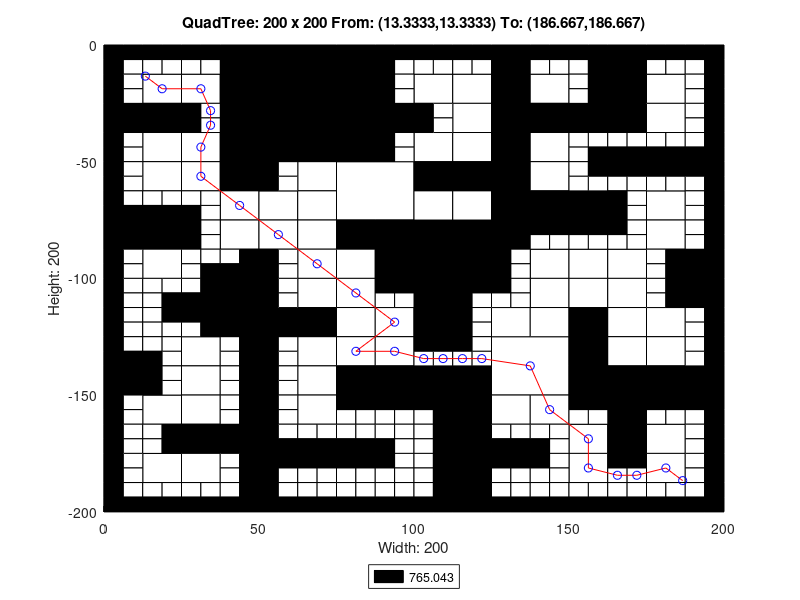

Source code (MATLAB):
axis([0 200 -200 0]);
title('QuadTree: 200 x 200 From: (13.3333,13.3333) To: (186.667,186.667)');
xlabel('Width: 200');
ylabel('Height: 200');
rectangle('Position',[50 -25 25 25], 'FaceColor',[0 0 0]);
rectangle('Position',[50 -50 25 25], 'FaceColor',[0 0 0]);
rectangle('Position',[75 -75 25 25], 'FaceColor',[1 1 1]);
rectangle('Position',[100 -100 25 25], 'FaceColor',[0 0 0]);
rectangle('Position',[125 -150 25 25], 'FaceColor',[1 1 1]);
rectangle('Position',[12.5 -25 12.5 12.5], 'FaceColor',[1 1 1]);
rectangle('Position',[37.5 -12.5 12.5 12.5], 'FaceColor',[0 0 0]);
rectangle('Position',[25 -25 12.5 12.5], 'FaceColor',[1 1 1]);
rectangle('Position',[37.5 -25 12.5 12.5], 'FaceColor',[0 0 0]);
rectangle('Position',[0 -37.5 12.5 12.5], 'FaceColor',[0 0 0]);
rectangle('Position',[12.5 -37.5 12.5 12.5], 'FaceColor',[0 0 0]);
rectangle('Position',[12.5 -50 12.5 12.5], 'FaceColor',[1 1 1]);
rectangle('Position',[37.5 -37.5 12.5 12.5], 'FaceColor',[0 0 0]);
rectangle('Position',[25 -50 12.5 12.5], 'FaceColor',[1 1 1]);
rectangle('Position',[37.5 -50 12.5 12.5], 'FaceColor',[0 0 0]);
rectangle('Position',[75 -12.5 12.5 12.5], 'FaceColor',[0 0 0]);
rectangle('Position',[75 -25 12.5 12.5], 'FaceColor',[0 0 0]);
rectangle('Position',[75 -37.5 12.5 12.5], 'FaceColor',[0 0 0]);
rectangle('Position',[87.5 -37.5 12.5 12.5], 'FaceColor',[0 0 0]);
rectangle('Position',[75 -50 12.5 12.5], 'FaceColor',[0 0 0]);
rectangle('Position',[12.5 -62.5 12.5 12.5], 'FaceColor',[1 1 1]);
rectangle('Position',[25 -62.5 12.5 12.5], 'FaceColor',[1 1 1]);
rectangle('Position',[37.5 -62.5 12.5 12.5], 'FaceColor',[0 0 0]);
rectangle('Position',[37.5 -75 12.5 12.5], 'FaceColor',[1 1 1]);
rectangle('Position',[0 -87.5 12.5 12.5], 'FaceColor',[0 0 0]);
rectangle('Position',[12.5 -87.5 12.5 12.5], 'FaceColor',[0 0 0]);
rectangle('Position',[12.5 -100 12.5 12.5], 'FaceColor',[1 1 1]);
rectangle('Position',[37.5 -87.5 12.5 12.5], 'FaceColor',[1 1 1]);
rectangle('Position',[62.5 -62.5 12.5 12.5], 'FaceColor',[1 1 1]);
rectangle('Position',[50 -75 12.5 12.5], 'FaceColor',[1 1 1]);
rectangle('Position',[62.5 -75 12.5 12.5], 'FaceColor',[1 1 1]);
rectangle('Position',[50 -87.5 12.5 12.5], 'FaceColor',[1 1 1]);
rectangle('Position',[62.5 -87.5 12.5 12.5], 'FaceColor',[1 1 1]);
rectangle('Position',[62.5 -100 12.5 12.5], 'FaceColor',[1 1 1]);
rectangle('Position',[75 -87.5 12.5 12.5], 'FaceColor',[0 0 0]);
rectangle('Position',[87.5 -87.5 12.5 12.5], 'FaceColor',[0 0 0]);
rectangle('Position',[75 -100 12.5 12.5], 'FaceColor',[1 1 1]);
rectangle('Position',[87.5 -100 12.5 12.5], 'FaceColor',[0 0 0]);
rectangle('Position',[100 -25 12.5 12.5], 'FaceColor',[1 1 1]);
rectangle('Position',[112.5 -25 12.5 12.5], 'FaceColor',[1 1 1]);
rectangle('Position',[125 -12.5 12.5 12.5], 'FaceColor',[0 0 0]);
rectangle('Position',[125 -25 12.5 12.5], 'FaceColor',[0 0 0]);
rectangle('Position',[137.5 -25 12.5 12.5], 'FaceColor',[1 1 1]);
rectangle('Position',[112.5 -37.5 12.5 12.5], 'FaceColor',[1 1 1]);
rectangle('Position',[100 -50 12.5 12.5], 'FaceColor',[1 1 1]);
rectangle('Position',[112.5 -50 12.5 12.5], 'FaceColor',[1 1 1]);
rectangle('Position',[125 -37.5 12.5 12.5], 'FaceColor',[0 0 0]);
rectangle('Position',[137.5 -37.5 12.5 12.5], 'FaceColor',[0 0 0]);
rectangle('Position',[125 -50 12.5 12.5], 'FaceColor',[0 0 0]);
rectangle('Position',[137.5 -50 12.5 12.5], 'FaceColor',[1 1 1]);
rectangle('Position',[162.5 -12.5 12.5 12.5], 'FaceColor',[0 0 0]);
rectangle('Position',[162.5 -25 12.5 12.5], 'FaceColor',[0 0 0]);
rectangle('Position',[175 -25 12.5 12.5], 'FaceColor',[1 1 1]);
rectangle('Position',[150 -37.5 12.5 12.5], 'FaceColor',[0 0 0]);
rectangle('Position',[162.5 -37.5 12.5 12.5], 'FaceColor',[0 0 0]);
rectangle('Position',[175 -37.5 12.5 12.5], 'FaceColor',[1 1 1]);
rectangle('Position',[100 -62.5 12.5 12.5], 'FaceColor',[0 0 0]);
rectangle('Position',[112.5 -62.5 12.5 12.5], 'FaceColor',[0 0 0]);
rectangle('Position',[100 -75 12.5 12.5], 'FaceColor',[1 1 1]);
rectangle('Position',[112.5 -75 12.5 12.5], 'FaceColor',[1 1 1]);
rectangle('Position',[125 -62.5 12.5 12.5], 'FaceColor',[0 0 0]);
rectangle('Position',[137.5 -62.5 12.5 12.5], 'FaceColor',[1 1 1]);
rectangle('Position',[125 -75 12.5 12.5], 'FaceColor',[0 0 0]);
rectangle('Position',[137.5 -75 12.5 12.5], 'FaceColor',[0 0 0]);
rectangle('Position',[125 -87.5 12.5 12.5], 'FaceColor',[0 0 0]);
rectangle('Position',[137.5 -100 12.5 12.5], 'FaceColor',[1 1 1]);
rectangle('Position',[150 -75 12.5 12.5], 'FaceColor',[0 0 0]);
rectangle('Position',[175 -75 12.5 12.5], 'FaceColor',[1 1 1]);
rectangle('Position',[150 -100 12.5 12.5], 'FaceColor',[1 1 1]);
rectangle('Position',[162.5 -100 12.5 12.5], 'FaceColor',[1 1 1]);
rectangle('Position',[175 -87.5 12.5 12.5], 'FaceColor',[1 1 1]);
rectangle('Position',[187.5 -100 12.5 12.5], 'FaceColor',[0 0 0]);
rectangle('Position',[37.5 -112.5 12.5 12.5], 'FaceColor',[0 0 0]);
rectangle('Position',[37.5 -125 12.5 12.5], 'FaceColor',[0 0 0]);
rectangle('Position',[0 -150 12.5 12.5], 'FaceColor',[0 0 0]);
rectangle('Position',[25 -137.5 12.5 12.5], 'FaceColor',[1 1 1]);
rectangle('Position',[25 -150 12.5 12.5], 'FaceColor',[1 1 1]);
rectangle('Position',[62.5 -112.5 12.5 12.5], 'FaceColor',[1 1 1]);
rectangle('Position',[50 -125 12.5 12.5], 'FaceColor',[0 0 0]);
rectangle('Position',[62.5 -125 12.5 12.5], 'FaceColor',[0 0 0]);
rectangle('Position',[75 -112.5 12.5 12.5], 'FaceColor',[1 1 1]);
rectangle('Position',[75 -125 12.5 12.5], 'FaceColor',[1 1 1]);
rectangle('Position',[87.5 -125 12.5 12.5], 'FaceColor',[1 1 1]);
rectangle('Position',[62.5 -137.5 12.5 12.5], 'FaceColor',[1 1 1]);
rectangle('Position',[62.5 -150 12.5 12.5], 'FaceColor',[1 1 1]);
rectangle('Position',[75 -137.5 12.5 12.5], 'FaceColor',[1 1 1]);
rectangle('Position',[87.5 -137.5 12.5 12.5], 'FaceColor',[1 1 1]);
rectangle('Position',[75 -150 12.5 12.5], 'FaceColor',[0 0 0]);
rectangle('Position',[87.5 -150 12.5 12.5], 'FaceColor',[0 0 0]);
rectangle('Position',[12.5 -162.5 12.5 12.5], 'FaceColor',[1 1 1]);
rectangle('Position',[25 -162.5 12.5 12.5], 'FaceColor',[1 1 1]);
rectangle('Position',[25 -175 12.5 12.5], 'FaceColor',[0 0 0]);
rectangle('Position',[37.5 -175 12.5 12.5], 'FaceColor',[0 0 0]);
rectangle('Position',[12.5 -187.5 12.5 12.5], 'FaceColor',[1 1 1]);
rectangle('Position',[25 -187.5 12.5 12.5], 'FaceColor',[1 1 1]);
rectangle('Position',[62.5 -162.5 12.5 12.5], 'FaceColor',[1 1 1]);
rectangle('Position',[100 -112.5 12.5 12.5], 'FaceColor',[0 0 0]);
rectangle('Position',[100 -125 12.5 12.5], 'FaceColor',[0 0 0]);
rectangle('Position',[137.5 -112.5 12.5 12.5], 'FaceColor',[1 1 1]);
rectangle('Position',[125 -125 12.5 12.5], 'FaceColor',[1 1 1]);
rectangle('Position',[137.5 -125 12.5 12.5], 'FaceColor',[1 1 1]);
rectangle('Position',[100 -150 12.5 12.5], 'FaceColor',[0 0 0]);
rectangle('Position',[112.5 -150 12.5 12.5], 'FaceColor',[0 0 0]);
rectangle('Position',[150 -112.5 12.5 12.5], 'FaceColor',[1 1 1]);
rectangle('Position',[162.5 -112.5 12.5 12.5], 'FaceColor',[1 1 1]);
rectangle('Position',[150 -125 12.5 12.5], 'FaceColor',[0 0 0]);
rectangle('Position',[162.5 -125 12.5 12.5], 'FaceColor',[1 1 1]);
rectangle('Position',[187.5 -112.5 12.5 12.5], 'FaceColor',[0 0 0]);
rectangle('Position',[175 -125 12.5 12.5], 'FaceColor',[1 1 1]);
rectangle('Position',[150 -137.5 12.5 12.5], 'FaceColor',[0 0 0]);
rectangle('Position',[162.5 -137.5 12.5 12.5], 'FaceColor',[1 1 1]);
rectangle('Position',[150 -150 12.5 12.5], 'FaceColor',[0 0 0]);
rectangle('Position',[162.5 -150 12.5 12.5], 'FaceColor',[0 0 0]);
rectangle('Position',[175 -137.5 12.5 12.5], 'FaceColor',[1 1 1]);
rectangle('Position',[175 -150 12.5 12.5], 'FaceColor',[0 0 0]);
rectangle('Position',[187.5 -150 12.5 12.5], 'FaceColor',[0 0 0]);
rectangle('Position',[112.5 -162.5 12.5 12.5], 'FaceColor',[0 0 0]);
rectangle('Position',[112.5 -175 12.5 12.5], 'FaceColor',[0 0 0]);
rectangle('Position',[125 -162.5 12.5 12.5], 'FaceColor',[1 1 1]);
rectangle('Position',[137.5 -162.5 12.5 12.5], 'FaceColor',[1 1 1]);
rectangle('Position',[112.5 -187.5 12.5 12.5], 'FaceColor',[0 0 0]);
rectangle('Position',[112.5 -200 12.5 12.5], 'FaceColor',[0 0 0]);
rectangle('Position',[162.5 -162.5 12.5 12.5], 'FaceColor',[0 0 0]);
rectangle('Position',[150 -175 12.5 12.5], 'FaceColor',[1 1 1]);
rectangle('Position',[162.5 -175 12.5 12.5], 'FaceColor',[0 0 0]);
rectangle('Position',[175 -175 12.5 12.5], 'FaceColor',[1 1 1]);
rectangle('Position',[150 -187.5 12.5 12.5], 'FaceColor',[1 1 1]);
rectangle('Position',[175 -187.5 12.5 12.5], 'FaceColor',[1 1 1]);
rectangle('Position',[0 -6.25 6.25 6.25], 'FaceColor',[0 0 0]);
rectangle('Position',[6.25 -6.25 6.25 6.25], 'FaceColor',[0 0 0]);
rectangle('Position',[0 -12.5 6.25 6.25], 'FaceColor',[0 0 0]);
rectangle('Position',[6.25 -12.5 6.25 6.25], 'FaceColor',[1 1 1]);
rectangle('Position',[12.5 -6.25 6.25 6.25], 'FaceColor',[0 0 0]);
rectangle('Position',[18.75 -6.25 6.25 6.25], 'FaceColor',[0 0 0]);
rectangle('Position',[12.5 -12.5 6.25 6.25], 'FaceColor',[1 1 1]);
rectangle('Position',[18.75 -12.5 6.25 6.25], 'FaceColor',[1 1 1]);
rectangle('Position',[0 -18.75 6.25 6.25], 'FaceColor',[0 0 0]);
rectangle('Position',[6.25 -18.75 6.25 6.25], 'FaceColor',[1 1 1]);
rectangle('Position',[0 -25 6.25 6.25], 'FaceColor',[0 0 0]);
rectangle('Position',[6.25 -25 6.25 6.25], 'FaceColor',[1 1 1]);
rectangle('Position',[25 -6.25 6.25 6.25], 'FaceColor',[0 0 0]);
rectangle('Position',[31.25 -6.25 6.25 6.25], 'FaceColor',[0 0 0]);
rectangle('Position',[25 -12.5 6.25 6.25], 'FaceColor',[1 1 1]);
rectangle('Position',[31.25 -12.5 6.25 6.25], 'FaceColor',[1 1 1]);
rectangle('Position',[0 -43.75 6.25 6.25], 'FaceColor',[0 0 0]);
rectangle('Position',[6.25 -43.75 6.25 6.25], 'FaceColor',[1 1 1]);
rectangle('Position',[0 -50 6.25 6.25], 'FaceColor',[0 0 0]);
rectangle('Position',[6.25 -50 6.25 6.25], 'FaceColor',[1 1 1]);
rectangle('Position',[25 -31.25 6.25 6.25], 'FaceColor',[0 0 0]);
rectangle('Position',[31.25 -31.25 6.25 6.25], 'FaceColor',[1 1 1]);
rectangle('Position',[25 -37.5 6.25 6.25], 'FaceColor',[0 0 0]);
rectangle('Position',[31.25 -37.5 6.25 6.25], 'FaceColor',[1 1 1]);
rectangle('Position',[87.5 -6.25 6.25 6.25], 'FaceColor',[0 0 0]);
rectangle('Position',[93.75 -6.25 6.25 6.25], 'FaceColor',[0 0 0]);
rectangle('Position',[87.5 -12.5 6.25 6.25], 'FaceColor',[0 0 0]);
rectangle('Position',[93.75 -12.5 6.25 6.25], 'FaceColor',[1 1 1]);
rectangle('Position',[87.5 -18.75 6.25 6.25], 'FaceColor',[0 0 0]);
rectangle('Position',[93.75 -18.75 6.25 6.25], 'FaceColor',[1 1 1]);
rectangle('Position',[87.5 -25 6.25 6.25], 'FaceColor',[0 0 0]);
rectangle('Position',[93.75 -25 6.25 6.25], 'FaceColor',[1 1 1]);
rectangle('Position',[87.5 -43.75 6.25 6.25], 'FaceColor',[0 0 0]);
rectangle('Position',[93.75 -43.75 6.25 6.25], 'FaceColor',[1 1 1]);
rectangle('Position',[87.5 -50 6.25 6.25], 'FaceColor',[0 0 0]);
rectangle('Position',[93.75 -50 6.25 6.25], 'FaceColor',[1 1 1]);
rectangle('Position',[0 -56.25 6.25 6.25], 'FaceColor',[0 0 0]);
rectangle('Position',[6.25 -56.25 6.25 6.25], 'FaceColor',[1 1 1]);
rectangle('Position',[0 -62.5 6.25 6.25], 'FaceColor',[0 0 0]);
rectangle('Position',[6.25 -62.5 6.25 6.25], 'FaceColor',[1 1 1]);
rectangle('Position',[0 -68.75 6.25 6.25], 'FaceColor',[0 0 0]);
rectangle('Position',[6.25 -68.75 6.25 6.25], 'FaceColor',[1 1 1]);
rectangle('Position',[0 -75 6.25 6.25], 'FaceColor',[0 0 0]);
rectangle('Position',[6.25 -75 6.25 6.25], 'FaceColor',[0 0 0]);
rectangle('Position',[12.5 -68.75 6.25 6.25], 'FaceColor',[1 1 1]);
rectangle('Position',[18.75 -68.75 6.25 6.25], 'FaceColor',[1 1 1]);
rectangle('Position',[12.5 -75 6.25 6.25], 'FaceColor',[0 0 0]);
rectangle('Position',[18.75 -75 6.25 6.25], 'FaceColor',[0 0 0]);
rectangle('Position',[25 -68.75 6.25 6.25], 'FaceColor',[1 1 1]);
rectangle('Position',[31.25 -68.75 6.25 6.25], 'FaceColor',[1 1 1]);
rectangle('Position',[25 -75 6.25 6.25], 'FaceColor',[0 0 0]);
rectangle('Position',[31.25 -75 6.25 6.25], 'FaceColor',[1 1 1]);
rectangle('Position',[0 -93.75 6.25 6.25], 'FaceColor',[0 0 0]);
rectangle('Position',[6.25 -93.75 6.25 6.25], 'FaceColor',[1 1 1]);
rectangle('Position',[0 -100 6.25 6.25], 'FaceColor',[0 0 0]);
rectangle('Position',[6.25 -100 6.25 6.25], 'FaceColor',[1 1 1]);
rectangle('Position',[25 -81.25 6.25 6.25], 'FaceColor',[0 0 0]);
rectangle('Position',[31.25 -81.25 6.25 6.25], 'FaceColor',[1 1 1]);
rectangle('Position',[25 -87.5 6.25 6.25], 'FaceColor',[0 0 0]);
rectangle('Position',[31.25 -87.5 6.25 6.25], 'FaceColor',[1 1 1]);
rectangle('Position',[25 -93.75 6.25 6.25], 'FaceColor',[1 1 1]);
rectangle('Position',[31.25 -93.75 6.25 6.25], 'FaceColor',[1 1 1]);
rectangle('Position',[25 -100 6.25 6.25], 'FaceColor',[1 1 1]);
rectangle('Position',[31.25 -100 6.25 6.25], 'FaceColor',[0 0 0]);
rectangle('Position',[37.5 -93.75 6.25 6.25], 'FaceColor',[1 1 1]);
rectangle('Position',[43.75 -93.75 6.25 6.25], 'FaceColor',[0 0 0]);
rectangle('Position',[37.5 -100 6.25 6.25], 'FaceColor',[0 0 0]);
rectangle('Position',[43.75 -100 6.25 6.25], 'FaceColor',[0 0 0]);
rectangle('Position',[50 -56.25 6.25 6.25], 'FaceColor',[0 0 0]);
rectangle('Position',[56.25 -56.25 6.25 6.25], 'FaceColor',[1 1 1]);
rectangle('Position',[50 -62.5 6.25 6.25], 'FaceColor',[0 0 0]);
rectangle('Position',[56.25 -62.5 6.25 6.25], 'FaceColor',[1 1 1]);
rectangle('Position',[50 -93.75 6.25 6.25], 'FaceColor',[0 0 0]);
rectangle('Position',[56.25 -93.75 6.25 6.25], 'FaceColor',[1 1 1]);
rectangle('Position',[50 -100 6.25 6.25], 'FaceColor',[0 0 0]);
rectangle('Position',[56.25 -100 6.25 6.25], 'FaceColor',[1 1 1]);
rectangle('Position',[100 -6.25 6.25 6.25], 'FaceColor',[0 0 0]);
rectangle('Position',[106.25 -6.25 6.25 6.25], 'FaceColor',[0 0 0]);
rectangle('Position',[100 -12.5 6.25 6.25], 'FaceColor',[1 1 1]);
rectangle('Position',[106.25 -12.5 6.25 6.25], 'FaceColor',[1 1 1]);
rectangle('Position',[112.5 -6.25 6.25 6.25], 'FaceColor',[0 0 0]);
rectangle('Position',[118.75 -6.25 6.25 6.25], 'FaceColor',[0 0 0]);
rectangle('Position',[112.5 -12.5 6.25 6.25], 'FaceColor',[1 1 1]);
rectangle('Position',[118.75 -12.5 6.25 6.25], 'FaceColor',[1 1 1]);
rectangle('Position',[137.5 -6.25 6.25 6.25], 'FaceColor',[0 0 0]);
rectangle('Position',[143.75 -6.25 6.25 6.25], 'FaceColor',[0 0 0]);
rectangle('Position',[137.5 -12.5 6.25 6.25], 'FaceColor',[1 1 1]);
rectangle('Position',[143.75 -12.5 6.25 6.25], 'FaceColor',[1 1 1]);
rectangle('Position',[100 -31.25 6.25 6.25], 'FaceColor',[0 0 0]);
rectangle('Position',[106.25 -31.25 6.25 6.25], 'FaceColor',[1 1 1]);
rectangle('Position',[100 -37.5 6.25 6.25], 'FaceColor',[0 0 0]);
rectangle('Position',[106.25 -37.5 6.25 6.25], 'FaceColor',[1 1 1]);
rectangle('Position',[150 -6.25 6.25 6.25], 'FaceColor',[0 0 0]);
rectangle('Position',[156.25 -6.25 6.25 6.25], 'FaceColor',[0 0 0]);
rectangle('Position',[150 -12.5 6.25 6.25], 'FaceColor',[1 1 1]);
rectangle('Position',[156.25 -12.5 6.25 6.25], 'FaceColor',[0 0 0]);
rectangle('Position',[150 -18.75 6.25 6.25], 'FaceColor',[1 1 1]);
rectangle('Position',[156.25 -18.75 6.25 6.25], 'FaceColor',[0 0 0]);
rectangle('Position',[150 -25 6.25 6.25], 'FaceColor',[1 1 1]);
rectangle('Position',[156.25 -25 6.25 6.25], 'FaceColor',[0 0 0]);
rectangle('Position',[175 -6.25 6.25 6.25], 'FaceColor',[0 0 0]);
rectangle('Position',[181.25 -6.25 6.25 6.25], 'FaceColor',[0 0 0]);
rectangle('Position',[175 -12.5 6.25 6.25], 'FaceColor',[1 1 1]);
rectangle('Position',[181.25 -12.5 6.25 6.25], 'FaceColor',[1 1 1]);
rectangle('Position',[187.5 -6.25 6.25 6.25], 'FaceColor',[0 0 0]);
rectangle('Position',[193.75 -6.25 6.25 6.25], 'FaceColor',[0 0 0]);
rectangle('Position',[187.5 -12.5 6.25 6.25], 'FaceColor',[1 1 1]);
rectangle('Position',[193.75 -12.5 6.25 6.25], 'FaceColor',[0 0 0]);
rectangle('Position',[187.5 -18.75 6.25 6.25], 'FaceColor',[1 1 1]);
rectangle('Position',[193.75 -18.75 6.25 6.25], 'FaceColor',[0 0 0]);
rectangle('Position',[187.5 -25 6.25 6.25], 'FaceColor',[1 1 1]);
rectangle('Position',[193.75 -25 6.25 6.25], 'FaceColor',[0 0 0]);
rectangle('Position',[150 -43.75 6.25 6.25], 'FaceColor',[1 1 1]);
rectangle('Position',[156.25 -43.75 6.25 6.25], 'FaceColor',[1 1 1]);
rectangle('Position',[150 -50 6.25 6.25], 'FaceColor',[1 1 1]);
rectangle('Position',[156.25 -50 6.25 6.25], 'FaceColor',[0 0 0]);
rectangle('Position',[162.5 -43.75 6.25 6.25], 'FaceColor',[1 1 1]);
rectangle('Position',[168.75 -43.75 6.25 6.25], 'FaceColor',[1 1 1]);
rectangle('Position',[162.5 -50 6.25 6.25], 'FaceColor',[0 0 0]);
rectangle('Position',[168.75 -50 6.25 6.25], 'FaceColor',[0 0 0]);
rectangle('Position',[187.5 -31.25 6.25 6.25], 'FaceColor',[1 1 1]);
rectangle('Position',[193.75 -31.25 6.25 6.25], 'FaceColor',[0 0 0]);
rectangle('Position',[187.5 -37.5 6.25 6.25], 'FaceColor',[1 1 1]);
rectangle('Position',[193.75 -37.5 6.25 6.25], 'FaceColor',[0 0 0]);
rectangle('Position',[175 -43.75 6.25 6.25], 'FaceColor',[1 1 1]);
rectangle('Position',[181.25 -43.75 6.25 6.25], 'FaceColor',[1 1 1]);
rectangle('Position',[175 -50 6.25 6.25], 'FaceColor',[0 0 0]);
rectangle('Position',[181.25 -50 6.25 6.25], 'FaceColor',[0 0 0]);
rectangle('Position',[187.5 -43.75 6.25 6.25], 'FaceColor',[1 1 1]);
rectangle('Position',[193.75 -43.75 6.25 6.25], 'FaceColor',[0 0 0]);
rectangle('Position',[187.5 -50 6.25 6.25], 'FaceColor',[0 0 0]);
rectangle('Position',[193.75 -50 6.25 6.25], 'FaceColor',[0 0 0]);
rectangle('Position',[137.5 -81.25 6.25 6.25], 'FaceColor',[0 0 0]);
rectangle('Position',[143.75 -81.25 6.25 6.25], 'FaceColor',[0 0 0]);
rectangle('Position',[137.5 -87.5 6.25 6.25], 'FaceColor',[1 1 1]);
rectangle('Position',[143.75 -87.5 6.25 6.25], 'FaceColor',[1 1 1]);
rectangle('Position',[125 -93.75 6.25 6.25], 'FaceColor',[0 0 0]);
rectangle('Position',[131.25 -93.75 6.25 6.25], 'FaceColor',[1 1 1]);
rectangle('Position',[125 -100 6.25 6.25], 'FaceColor',[0 0 0]);
rectangle('Position',[131.25 -100 6.25 6.25], 'FaceColor',[1 1 1]);
rectangle('Position',[150 -56.25 6.25 6.25], 'FaceColor',[1 1 1]);
rectangle('Position',[156.25 -56.25 6.25 6.25], 'FaceColor',[0 0 0]);
rectangle('Position',[150 -62.5 6.25 6.25], 'FaceColor',[1 1 1]);
rectangle('Position',[156.25 -62.5 6.25 6.25], 'FaceColor',[1 1 1]);
rectangle('Position',[162.5 -56.25 6.25 6.25], 'FaceColor',[0 0 0]);
rectangle('Position',[168.75 -56.25 6.25 6.25], 'FaceColor',[0 0 0]);
rectangle('Position',[162.5 -62.5 6.25 6.25], 'FaceColor',[1 1 1]);
rectangle('Position',[168.75 -62.5 6.25 6.25], 'FaceColor',[1 1 1]);
rectangle('Position',[162.5 -68.75 6.25 6.25], 'FaceColor',[0 0 0]);
rectangle('Position',[168.75 -68.75 6.25 6.25], 'FaceColor',[1 1 1]);
rectangle('Position',[162.5 -75 6.25 6.25], 'FaceColor',[0 0 0]);
rectangle('Position',[168.75 -75 6.25 6.25], 'FaceColor',[1 1 1]);
rectangle('Position',[175 -56.25 6.25 6.25], 'FaceColor',[0 0 0]);
rectangle('Position',[181.25 -56.25 6.25 6.25], 'FaceColor',[0 0 0]);
rectangle('Position',[175 -62.5 6.25 6.25], 'FaceColor',[1 1 1]);
rectangle('Position',[181.25 -62.5 6.25 6.25], 'FaceColor',[1 1 1]);
rectangle('Position',[187.5 -56.25 6.25 6.25], 'FaceColor',[0 0 0]);
rectangle('Position',[193.75 -56.25 6.25 6.25], 'FaceColor',[0 0 0]);
rectangle('Position',[187.5 -62.5 6.25 6.25], 'FaceColor',[1 1 1]);
rectangle('Position',[193.75 -62.5 6.25 6.25], 'FaceColor',[0 0 0]);
rectangle('Position',[187.5 -68.75 6.25 6.25], 'FaceColor',[1 1 1]);
rectangle('Position',[193.75 -68.75 6.25 6.25], 'FaceColor',[0 0 0]);
rectangle('Position',[187.5 -75 6.25 6.25], 'FaceColor',[1 1 1]);
rectangle('Position',[193.75 -75 6.25 6.25], 'FaceColor',[0 0 0]);
rectangle('Position',[150 -81.25 6.25 6.25], 'FaceColor',[0 0 0]);
rectangle('Position',[156.25 -81.25 6.25 6.25], 'FaceColor',[0 0 0]);
rectangle('Position',[150 -87.5 6.25 6.25], 'FaceColor',[1 1 1]);
rectangle('Position',[156.25 -87.5 6.25 6.25], 'FaceColor',[1 1 1]);
rectangle('Position',[162.5 -81.25 6.25 6.25], 'FaceColor',[0 0 0]);
rectangle('Position',[168.75 -81.25 6.25 6.25], 'FaceColor',[1 1 1]);
rectangle('Position',[162.5 -87.5 6.25 6.25], 'FaceColor',[1 1 1]);
rectangle('Position',[168.75 -87.5 6.25 6.25], 'FaceColor',[1 1 1]);
rectangle('Position',[187.5 -81.25 6.25 6.25], 'FaceColor',[1 1 1]);
rectangle('Position',[193.75 -81.25 6.25 6.25], 'FaceColor',[0 0 0]);
rectangle('Position',[187.5 -87.5 6.25 6.25], 'FaceColor',[1 1 1]);
rectangle('Position',[193.75 -87.5 6.25 6.25], 'FaceColor',[0 0 0]);
rectangle('Position',[175 -93.75 6.25 6.25], 'FaceColor',[1 1 1]);
rectangle('Position',[181.25 -93.75 6.25 6.25], 'FaceColor',[0 0 0]);
rectangle('Position',[175 -100 6.25 6.25], 'FaceColor',[1 1 1]);
rectangle('Position',[181.25 -100 6.25 6.25], 'FaceColor',[0 0 0]);
rectangle('Position',[0 -106.25 6.25 6.25], 'FaceColor',[0 0 0]);
rectangle('Position',[6.25 -106.25 6.25 6.25], 'FaceColor',[1 1 1]);
rectangle('Position',[0 -112.5 6.25 6.25], 'FaceColor',[0 0 0]);
rectangle('Position',[6.25 -112.5 6.25 6.25], 'FaceColor',[1 1 1]);
rectangle('Position',[12.5 -106.25 6.25 6.25], 'FaceColor',[1 1 1]);
rectangle('Position',[18.75 -106.25 6.25 6.25], 'FaceColor',[1 1 1]);
rectangle('Position',[12.5 -112.5 6.25 6.25], 'FaceColor',[1 1 1]);
rectangle('Position',[18.75 -112.5 6.25 6.25], 'FaceColor',[0 0 0]);
rectangle('Position',[0 -118.75 6.25 6.25], 'FaceColor',[0 0 0]);
rectangle('Position',[6.25 -118.75 6.25 6.25], 'FaceColor',[1 1 1]);
rectangle('Position',[0 -125 6.25 6.25], 'FaceColor',[0 0 0]);
rectangle('Position',[6.25 -125 6.25 6.25], 'FaceColor',[1 1 1]);
rectangle('Position',[12.5 -118.75 6.25 6.25], 'FaceColor',[1 1 1]);
rectangle('Position',[18.75 -118.75 6.25 6.25], 'FaceColor',[0 0 0]);
rectangle('Position',[12.5 -125 6.25 6.25], 'FaceColor',[1 1 1]);
rectangle('Position',[18.75 -125 6.25 6.25], 'FaceColor',[1 1 1]);
rectangle('Position',[25 -106.25 6.25 6.25], 'FaceColor',[1 1 1]);
rectangle('Position',[31.25 -106.25 6.25 6.25], 'FaceColor',[0 0 0]);
rectangle('Position',[25 -112.5 6.25 6.25], 'FaceColor',[0 0 0]);
rectangle('Position',[31.25 -112.5 6.25 6.25], 'FaceColor',[0 0 0]);
rectangle('Position',[25 -118.75 6.25 6.25], 'FaceColor',[0 0 0]);
rectangle('Position',[31.25 -118.75 6.25 6.25], 'FaceColor',[0 0 0]);
rectangle('Position',[25 -125 6.25 6.25], 'FaceColor',[1 1 1]);
rectangle('Position',[31.25 -125 6.25 6.25], 'FaceColor',[0 0 0]);
rectangle('Position',[0 -131.25 6.25 6.25], 'FaceColor',[0 0 0]);
rectangle('Position',[6.25 -131.25 6.25 6.25], 'FaceColor',[1 1 1]);
rectangle('Position',[0 -137.5 6.25 6.25], 'FaceColor',[0 0 0]);
rectangle('Position',[6.25 -137.5 6.25 6.25], 'FaceColor',[0 0 0]);
rectangle('Position',[12.5 -131.25 6.25 6.25], 'FaceColor',[1 1 1]);
rectangle('Position',[18.75 -131.25 6.25 6.25], 'FaceColor',[1 1 1]);
rectangle('Position',[12.5 -137.5 6.25 6.25], 'FaceColor',[0 0 0]);
rectangle('Position',[18.75 -137.5 6.25 6.25], 'FaceColor',[1 1 1]);
rectangle('Position',[12.5 -143.75 6.25 6.25], 'FaceColor',[0 0 0]);
rectangle('Position',[18.75 -143.75 6.25 6.25], 'FaceColor',[1 1 1]);
rectangle('Position',[12.5 -150 6.25 6.25], 'FaceColor',[0 0 0]);
rectangle('Position',[18.75 -150 6.25 6.25], 'FaceColor',[1 1 1]);
rectangle('Position',[37.5 -131.25 6.25 6.25], 'FaceColor',[1 1 1]);
rectangle('Position',[43.75 -131.25 6.25 6.25], 'FaceColor',[0 0 0]);
rectangle('Position',[37.5 -137.5 6.25 6.25], 'FaceColor',[1 1 1]);
rectangle('Position',[43.75 -137.5 6.25 6.25], 'FaceColor',[0 0 0]);
rectangle('Position',[37.5 -143.75 6.25 6.25], 'FaceColor',[1 1 1]);
rectangle('Position',[43.75 -143.75 6.25 6.25], 'FaceColor',[0 0 0]);
rectangle('Position',[37.5 -150 6.25 6.25], 'FaceColor',[1 1 1]);
rectangle('Position',[43.75 -150 6.25 6.25], 'FaceColor',[0 0 0]);
rectangle('Position',[50 -106.25 6.25 6.25], 'FaceColor',[0 0 0]);
rectangle('Position',[56.25 -106.25 6.25 6.25], 'FaceColor',[1 1 1]);
rectangle('Position',[50 -112.5 6.25 6.25], 'FaceColor',[0 0 0]);
rectangle('Position',[56.25 -112.5 6.25 6.25], 'FaceColor',[1 1 1]);
rectangle('Position',[87.5 -106.25 6.25 6.25], 'FaceColor',[0 0 0]);
rectangle('Position',[93.75 -106.25 6.25 6.25], 'FaceColor',[0 0 0]);
rectangle('Position',[87.5 -112.5 6.25 6.25], 'FaceColor',[1 1 1]);
rectangle('Position',[93.75 -112.5 6.25 6.25], 'FaceColor',[1 1 1]);
rectangle('Position',[50 -131.25 6.25 6.25], 'FaceColor',[0 0 0]);
rectangle('Position',[56.25 -131.25 6.25 6.25], 'FaceColor',[1 1 1]);
rectangle('Position',[50 -137.5 6.25 6.25], 'FaceColor',[0 0 0]);
rectangle('Position',[56.25 -137.5 6.25 6.25], 'FaceColor',[1 1 1]);
rectangle('Position',[50 -143.75 6.25 6.25], 'FaceColor',[0 0 0]);
rectangle('Position',[56.25 -143.75 6.25 6.25], 'FaceColor',[1 1 1]);
rectangle('Position',[50 -150 6.25 6.25], 'FaceColor',[0 0 0]);
rectangle('Position',[56.25 -150 6.25 6.25], 'FaceColor',[1 1 1]);
rectangle('Position',[0 -156.25 6.25 6.25], 'FaceColor',[0 0 0]);
rectangle('Position',[6.25 -156.25 6.25 6.25], 'FaceColor',[1 1 1]);
rectangle('Position',[0 -162.5 6.25 6.25], 'FaceColor',[0 0 0]);
rectangle('Position',[6.25 -162.5 6.25 6.25], 'FaceColor',[1 1 1]);
rectangle('Position',[0 -168.75 6.25 6.25], 'FaceColor',[0 0 0]);
rectangle('Position',[6.25 -168.75 6.25 6.25], 'FaceColor',[1 1 1]);
rectangle('Position',[0 -175 6.25 6.25], 'FaceColor',[0 0 0]);
rectangle('Position',[6.25 -175 6.25 6.25], 'FaceColor',[1 1 1]);
rectangle('Position',[12.5 -168.75 6.25 6.25], 'FaceColor',[1 1 1]);
rectangle('Position',[18.75 -168.75 6.25 6.25], 'FaceColor',[0 0 0]);
rectangle('Position',[12.5 -175 6.25 6.25], 'FaceColor',[1 1 1]);
rectangle('Position',[18.75 -175 6.25 6.25], 'FaceColor',[0 0 0]);
rectangle('Position',[37.5 -156.25 6.25 6.25], 'FaceColor',[1 1 1]);
rectangle('Position',[43.75 -156.25 6.25 6.25], 'FaceColor',[0 0 0]);
rectangle('Position',[37.5 -162.5 6.25 6.25], 'FaceColor',[1 1 1]);
rectangle('Position',[43.75 -162.5 6.25 6.25], 'FaceColor',[0 0 0]);
rectangle('Position',[0 -181.25 6.25 6.25], 'FaceColor',[0 0 0]);
rectangle('Position',[6.25 -181.25 6.25 6.25], 'FaceColor',[1 1 1]);
rectangle('Position',[0 -187.5 6.25 6.25], 'FaceColor',[0 0 0]);
rectangle('Position',[6.25 -187.5 6.25 6.25], 'FaceColor',[1 1 1]);
rectangle('Position',[0 -193.75 6.25 6.25], 'FaceColor',[0 0 0]);
rectangle('Position',[6.25 -193.75 6.25 6.25], 'FaceColor',[1 1 1]);
rectangle('Position',[0 -200 6.25 6.25], 'FaceColor',[0 0 0]);
rectangle('Position',[6.25 -200 6.25 6.25], 'FaceColor',[0 0 0]);
rectangle('Position',[12.5 -193.75 6.25 6.25], 'FaceColor',[1 1 1]);
rectangle('Position',[18.75 -193.75 6.25 6.25], 'FaceColor',[1 1 1]);
rectangle('Position',[12.5 -200 6.25 6.25], 'FaceColor',[0 0 0]);
rectangle('Position',[18.75 -200 6.25 6.25], 'FaceColor',[0 0 0]);
rectangle('Position',[37.5 -181.25 6.25 6.25], 'FaceColor',[1 1 1]);
rectangle('Position',[43.75 -181.25 6.25 6.25], 'FaceColor',[0 0 0]);
rectangle('Position',[37.5 -187.5 6.25 6.25], 'FaceColor',[1 1 1]);
rectangle('Position',[43.75 -187.5 6.25 6.25], 'FaceColor',[0 0 0]);
rectangle('Position',[25 -193.75 6.25 6.25], 'FaceColor',[1 1 1]);
rectangle('Position',[31.25 -193.75 6.25 6.25], 'FaceColor',[1 1 1]);
rectangle('Position',[25 -200 6.25 6.25], 'FaceColor',[0 0 0]);
rectangle('Position',[31.25 -200 6.25 6.25], 'FaceColor',[0 0 0]);
rectangle('Position',[37.5 -193.75 6.25 6.25], 'FaceColor',[1 1 1]);
rectangle('Position',[43.75 -193.75 6.25 6.25], 'FaceColor',[0 0 0]);
rectangle('Position',[37.5 -200 6.25 6.25], 'FaceColor',[0 0 0]);
rectangle('Position',[43.75 -200 6.25 6.25], 'FaceColor',[0 0 0]);
rectangle('Position',[50 -156.25 6.25 6.25], 'FaceColor',[0 0 0]);
rectangle('Position',[56.25 -156.25 6.25 6.25], 'FaceColor',[1 1 1]);
rectangle('Position',[50 -162.5 6.25 6.25], 'FaceColor',[0 0 0]);
rectangle('Position',[56.25 -162.5 6.25 6.25], 'FaceColor',[1 1 1]);
rectangle('Position',[50 -168.75 6.25 6.25], 'FaceColor',[0 0 0]);
rectangle('Position',[56.25 -168.75 6.25 6.25], 'FaceColor',[1 1 1]);
rectangle('Position',[50 -175 6.25 6.25], 'FaceColor',[0 0 0]);
rectangle('Position',[56.25 -175 6.25 6.25], 'FaceColor',[0 0 0]);
rectangle('Position',[62.5 -168.75 6.25 6.25], 'FaceColor',[1 1 1]);
rectangle('Position',[68.75 -168.75 6.25 6.25], 'FaceColor',[1 1 1]);
rectangle('Position',[62.5 -175 6.25 6.25], 'FaceColor',[0 0 0]);
rectangle('Position',[68.75 -175 6.25 6.25], 'FaceColor',[0 0 0]);
rectangle('Position',[75 -156.25 6.25 6.25], 'FaceColor',[0 0 0]);
rectangle('Position',[81.25 -156.25 6.25 6.25], 'FaceColor',[0 0 0]);
rectangle('Position',[75 -162.5 6.25 6.25], 'FaceColor',[1 1 1]);
rectangle('Position',[81.25 -162.5 6.25 6.25], 'FaceColor',[1 1 1]);
rectangle('Position',[87.5 -156.25 6.25 6.25], 'FaceColor',[0 0 0]);
rectangle('Position',[93.75 -156.25 6.25 6.25], 'FaceColor',[0 0 0]);
rectangle('Position',[87.5 -162.5 6.25 6.25], 'FaceColor',[1 1 1]);
rectangle('Position',[93.75 -162.5 6.25 6.25], 'FaceColor',[1 1 1]);
rectangle('Position',[75 -168.75 6.25 6.25], 'FaceColor',[1 1 1]);
rectangle('Position',[81.25 -168.75 6.25 6.25], 'FaceColor',[1 1 1]);
rectangle('Position',[75 -175 6.25 6.25], 'FaceColor',[0 0 0]);
rectangle('Position',[81.25 -175 6.25 6.25], 'FaceColor',[0 0 0]);
rectangle('Position',[87.5 -168.75 6.25 6.25], 'FaceColor',[1 1 1]);
rectangle('Position',[93.75 -168.75 6.25 6.25], 'FaceColor',[1 1 1]);
rectangle('Position',[87.5 -175 6.25 6.25], 'FaceColor',[0 0 0]);
rectangle('Position',[93.75 -175 6.25 6.25], 'FaceColor',[1 1 1]);
rectangle('Position',[50 -181.25 6.25 6.25], 'FaceColor',[0 0 0]);
rectangle('Position',[56.25 -181.25 6.25 6.25], 'FaceColor',[0 0 0]);
rectangle('Position',[50 -187.5 6.25 6.25], 'FaceColor',[0 0 0]);
rectangle('Position',[56.25 -187.5 6.25 6.25], 'FaceColor',[1 1 1]);
rectangle('Position',[62.5 -181.25 6.25 6.25], 'FaceColor',[0 0 0]);
rectangle('Position',[68.75 -181.25 6.25 6.25], 'FaceColor',[0 0 0]);
rectangle('Position',[62.5 -187.5 6.25 6.25], 'FaceColor',[1 1 1]);
rectangle('Position',[68.75 -187.5 6.25 6.25], 'FaceColor',[1 1 1]);
rectangle('Position',[50 -193.75 6.25 6.25], 'FaceColor',[0 0 0]);
rectangle('Position',[56.25 -193.75 6.25 6.25], 'FaceColor',[1 1 1]);
rectangle('Position',[50 -200 6.25 6.25], 'FaceColor',[0 0 0]);
rectangle('Position',[56.25 -200 6.25 6.25], 'FaceColor',[0 0 0]);
rectangle('Position',[62.5 -193.75 6.25 6.25], 'FaceColor',[1 1 1]);
rectangle('Position',[68.75 -193.75 6.25 6.25], 'FaceColor',[1 1 1]);
rectangle('Position',[62.5 -200 6.25 6.25], 'FaceColor',[0 0 0]);
rectangle('Position',[68.75 -200 6.25 6.25], 'FaceColor',[0 0 0]);
rectangle('Position',[75 -181.25 6.25 6.25], 'FaceColor',[0 0 0]);
rectangle('Position',[81.25 -181.25 6.25 6.25], 'FaceColor',[0 0 0]);
rectangle('Position',[75 -187.5 6.25 6.25], 'FaceColor',[1 1 1]);
rectangle('Position',[81.25 -187.5 6.25 6.25], 'FaceColor',[1 1 1]);
rectangle('Position',[87.5 -181.25 6.25 6.25], 'FaceColor',[0 0 0]);
rectangle('Position',[93.75 -181.25 6.25 6.25], 'FaceColor',[1 1 1]);
rectangle('Position',[87.5 -187.5 6.25 6.25], 'FaceColor',[1 1 1]);
rectangle('Position',[93.75 -187.5 6.25 6.25], 'FaceColor',[1 1 1]);
rectangle('Position',[75 -193.75 6.25 6.25], 'FaceColor',[1 1 1]);
rectangle('Position',[81.25 -193.75 6.25 6.25], 'FaceColor',[1 1 1]);
rectangle('Position',[75 -200 6.25 6.25], 'FaceColor',[0 0 0]);
rectangle('Position',[81.25 -200 6.25 6.25], 'FaceColor',[0 0 0]);
rectangle('Position',[87.5 -193.75 6.25 6.25], 'FaceColor',[1 1 1]);
rectangle('Position',[93.75 -193.75 6.25 6.25], 'FaceColor',[1 1 1]);
rectangle('Position',[87.5 -200 6.25 6.25], 'FaceColor',[0 0 0]);
rectangle('Position',[93.75 -200 6.25 6.25], 'FaceColor',[0 0 0]);
rectangle('Position',[112.5 -106.25 6.25 6.25], 'FaceColor',[0 0 0]);
rectangle('Position',[118.75 -106.25 6.25 6.25], 'FaceColor',[0 0 0]);
rectangle('Position',[112.5 -112.5 6.25 6.25], 'FaceColor',[0 0 0]);
rectangle('Position',[118.75 -112.5 6.25 6.25], 'FaceColor',[1 1 1]);
rectangle('Position',[112.5 -118.75 6.25 6.25], 'FaceColor',[0 0 0]);
rectangle('Position',[118.75 -118.75 6.25 6.25], 'FaceColor',[1 1 1]);
rectangle('Position',[112.5 -125 6.25 6.25], 'FaceColor',[0 0 0]);
rectangle('Position',[118.75 -125 6.25 6.25], 'FaceColor',[1 1 1]);
rectangle('Position',[125 -106.25 6.25 6.25], 'FaceColor',[0 0 0]);
rectangle('Position',[131.25 -106.25 6.25 6.25], 'FaceColor',[1 1 1]);
rectangle('Position',[125 -112.5 6.25 6.25], 'FaceColor',[1 1 1]);
rectangle('Position',[131.25 -112.5 6.25 6.25], 'FaceColor',[1 1 1]);
rectangle('Position',[100 -131.25 6.25 6.25], 'FaceColor',[0 0 0]);
rectangle('Position',[106.25 -131.25 6.25 6.25], 'FaceColor',[0 0 0]);
rectangle('Position',[100 -137.5 6.25 6.25], 'FaceColor',[1 1 1]);
rectangle('Position',[106.25 -137.5 6.25 6.25], 'FaceColor',[1 1 1]);
rectangle('Position',[112.5 -131.25 6.25 6.25], 'FaceColor',[0 0 0]);
rectangle('Position',[118.75 -131.25 6.25 6.25], 'FaceColor',[1 1 1]);
rectangle('Position',[112.5 -137.5 6.25 6.25], 'FaceColor',[1 1 1]);
rectangle('Position',[118.75 -137.5 6.25 6.25], 'FaceColor',[1 1 1]);
rectangle('Position',[175 -106.25 6.25 6.25], 'FaceColor',[1 1 1]);
rectangle('Position',[181.25 -106.25 6.25 6.25], 'FaceColor',[0 0 0]);
rectangle('Position',[175 -112.5 6.25 6.25], 'FaceColor',[1 1 1]);
rectangle('Position',[181.25 -112.5 6.25 6.25], 'FaceColor',[0 0 0]);
rectangle('Position',[187.5 -118.75 6.25 6.25], 'FaceColor',[1 1 1]);
rectangle('Position',[193.75 -118.75 6.25 6.25], 'FaceColor',[0 0 0]);
rectangle('Position',[187.5 -125 6.25 6.25], 'FaceColor',[1 1 1]);
rectangle('Position',[193.75 -125 6.25 6.25], 'FaceColor',[0 0 0]);
rectangle('Position',[187.5 -131.25 6.25 6.25], 'FaceColor',[1 1 1]);
rectangle('Position',[193.75 -131.25 6.25 6.25], 'FaceColor',[0 0 0]);
rectangle('Position',[187.5 -137.5 6.25 6.25], 'FaceColor',[1 1 1]);
rectangle('Position',[193.75 -137.5 6.25 6.25], 'FaceColor',[0 0 0]);
rectangle('Position',[100 -156.25 6.25 6.25], 'FaceColor',[0 0 0]);
rectangle('Position',[106.25 -156.25 6.25 6.25], 'FaceColor',[0 0 0]);
rectangle('Position',[100 -162.5 6.25 6.25], 'FaceColor',[1 1 1]);
rectangle('Position',[106.25 -162.5 6.25 6.25], 'FaceColor',[0 0 0]);
rectangle('Position',[100 -168.75 6.25 6.25], 'FaceColor',[1 1 1]);
rectangle('Position',[106.25 -168.75 6.25 6.25], 'FaceColor',[0 0 0]);
rectangle('Position',[100 -175 6.25 6.25], 'FaceColor',[1 1 1]);
rectangle('Position',[106.25 -175 6.25 6.25], 'FaceColor',[0 0 0]);
rectangle('Position',[125 -168.75 6.25 6.25], 'FaceColor',[1 1 1]);
rectangle('Position',[131.25 -168.75 6.25 6.25], 'FaceColor',[1 1 1]);
rectangle('Position',[125 -175 6.25 6.25], 'FaceColor',[0 0 0]);
rectangle('Position',[131.25 -175 6.25 6.25], 'FaceColor',[0 0 0]);
rectangle('Position',[137.5 -168.75 6.25 6.25], 'FaceColor',[1 1 1]);
rectangle('Position',[143.75 -168.75 6.25 6.25], 'FaceColor',[1 1 1]);
rectangle('Position',[137.5 -175 6.25 6.25], 'FaceColor',[0 0 0]);
rectangle('Position',[143.75 -175 6.25 6.25], 'FaceColor',[1 1 1]);
rectangle('Position',[100 -181.25 6.25 6.25], 'FaceColor',[1 1 1]);
rectangle('Position',[106.25 -181.25 6.25 6.25], 'FaceColor',[0 0 0]);
rectangle('Position',[100 -187.5 6.25 6.25], 'FaceColor',[1 1 1]);
rectangle('Position',[106.25 -187.5 6.25 6.25], 'FaceColor',[0 0 0]);
rectangle('Position',[100 -193.75 6.25 6.25], 'FaceColor',[1 1 1]);
rectangle('Position',[106.25 -193.75 6.25 6.25], 'FaceColor',[0 0 0]);
rectangle('Position',[100 -200 6.25 6.25], 'FaceColor',[0 0 0]);
rectangle('Position',[106.25 -200 6.25 6.25], 'FaceColor',[0 0 0]);
rectangle('Position',[125 -181.25 6.25 6.25], 'FaceColor',[0 0 0]);
rectangle('Position',[131.25 -181.25 6.25 6.25], 'FaceColor',[0 0 0]);
rectangle('Position',[125 -187.5 6.25 6.25], 'FaceColor',[1 1 1]);
rectangle('Position',[131.25 -187.5 6.25 6.25], 'FaceColor',[1 1 1]);
rectangle('Position',[137.5 -181.25 6.25 6.25], 'FaceColor',[0 0 0]);
rectangle('Position',[143.75 -181.25 6.25 6.25], 'FaceColor',[1 1 1]);
rectangle('Position',[137.5 -187.5 6.25 6.25], 'FaceColor',[1 1 1]);
rectangle('Position',[143.75 -187.5 6.25 6.25], 'FaceColor',[1 1 1]);
rectangle('Position',[125 -193.75 6.25 6.25], 'FaceColor',[1 1 1]);
rectangle('Position',[131.25 -193.75 6.25 6.25], 'FaceColor',[1 1 1]);
rectangle('Position',[125 -200 6.25 6.25], 'FaceColor',[0 0 0]);
rectangle('Position',[131.25 -200 6.25 6.25], 'FaceColor',[0 0 0]);
rectangle('Position',[137.5 -193.75 6.25 6.25], 'FaceColor',[1 1 1]);
rectangle('Position',[143.75 -193.75 6.25 6.25], 'FaceColor',[1 1 1]);
rectangle('Position',[137.5 -200 6.25 6.25], 'FaceColor',[0 0 0]);
rectangle('Position',[143.75 -200 6.25 6.25], 'FaceColor',[0 0 0]);
rectangle('Position',[150 -156.25 6.25 6.25], 'FaceColor',[0 0 0]);
rectangle('Position',[156.25 -156.25 6.25 6.25], 'FaceColor',[0 0 0]);
rectangle('Position',[150 -162.5 6.25 6.25], 'FaceColor',[1 1 1]);
rectangle('Position',[156.25 -162.5 6.25 6.25], 'FaceColor',[1 1 1]);
rectangle('Position',[175 -156.25 6.25 6.25], 'FaceColor',[0 0 0]);
rectangle('Position',[181.25 -156.25 6.25 6.25], 'FaceColor',[0 0 0]);
rectangle('Position',[175 -162.5 6.25 6.25], 'FaceColor',[1 1 1]);
rectangle('Position',[181.25 -162.5 6.25 6.25], 'FaceColor',[1 1 1]);
rectangle('Position',[187.5 -156.25 6.25 6.25], 'FaceColor',[0 0 0]);
rectangle('Position',[193.75 -156.25 6.25 6.25], 'FaceColor',[0 0 0]);
rectangle('Position',[187.5 -162.5 6.25 6.25], 'FaceColor',[1 1 1]);
rectangle('Position',[193.75 -162.5 6.25 6.25], 'FaceColor',[0 0 0]);
rectangle('Position',[187.5 -168.75 6.25 6.25], 'FaceColor',[1 1 1]);
rectangle('Position',[193.75 -168.75 6.25 6.25], 'FaceColor',[0 0 0]);
rectangle('Position',[187.5 -175 6.25 6.25], 'FaceColor',[1 1 1]);
rectangle('Position',[193.75 -175 6.25 6.25], 'FaceColor',[0 0 0]);
rectangle('Position',[162.5 -181.25 6.25 6.25], 'FaceColor',[0 0 0]);
rectangle('Position',[168.75 -181.25 6.25 6.25], 'FaceColor',[0 0 0]);
rectangle('Position',[162.5 -187.5 6.25 6.25], 'FaceColor',[1 1 1]);
rectangle('Position',[168.75 -187.5 6.25 6.25], 'FaceColor',[1 1 1]);
rectangle('Position',[150 -193.75 6.25 6.25], 'FaceColor',[1 1 1]);
rectangle('Position',[156.25 -193.75 6.25 6.25], 'FaceColor',[1 1 1]);
rectangle('Position',[150 -200 6.25 6.25], 'FaceColor',[0 0 0]);
rectangle('Position',[156.25 -200 6.25 6.25], 'FaceColor',[0 0 0]);
rectangle('Position',[162.5 -193.75 6.25 6.25], 'FaceColor',[1 1 1]);
rectangle('Position',[168.75 -193.75 6.25 6.25], 'FaceColor',[1 1 1]);
rectangle('Position',[162.5 -200 6.25 6.25], 'FaceColor',[0 0 0]);
rectangle('Position',[168.75 -200 6.25 6.25], 'FaceColor',[0 0 0]);
rectangle('Position',[187.5 -181.25 6.25 6.25], 'FaceColor',[1 1 1]);
rectangle('Position',[193.75 -181.25 6.25 6.25], 'FaceColor',[0 0 0]);
rectangle('Position',[187.5 -187.5 6.25 6.25], 'FaceColor',[1 1 1]);
rectangle('Position',[193.75 -187.5 6.25 6.25], 'FaceColor',[0 0 0]);
rectangle('Position',[175 -193.75 6.25 6.25], 'FaceColor',[1 1 1]);
rectangle('Position',[181.25 -193.75 6.25 6.25], 'FaceColor',[1 1 1]);
rectangle('Position',[175 -200 6.25 6.25], 'FaceColor',[0 0 0]);
rectangle('Position',[181.25 -200 6.25 6.25], 'FaceColor',[0 0 0]);
rectangle('Position',[187.5 -193.75 6.25 6.25], 'FaceColor',[1 1 1]);
rectangle('Position',[193.75 -193.75 6.25 6.25], 'FaceColor',[0 0 0]);
rectangle('Position',[187.5 -200 6.25 6.25], 'FaceColor',[0 0 0]);
rectangle('Position',[193.75 -200 6.25 6.25], 'FaceColor',[0 0 0]);
X=[186.667,181.25,171.875,165.625,156.25,156.25,143.75,137.5,121.875,115.625,109.375,103.125,93.75,81.25,93.75,81.25,68.75,56.25,43.75,31.25,31.25,34.375,34.375,31.25,18.75,13.3333];
Y=[-186.667,-181.25,-184.375,-184.375,-181.25,-168.75,-156.25,-137.5,-134.375,-134.375,-134.375,-134.375,-131.25,-131.25,-118.75,-106.25,-93.75,-81.25,-68.75,-56.25,-43.75,-34.375,-28.125,-18.75,-18.75,-13.3333];
hold on;
plot(X,Y,'r');
plot(X,Y,'bo');
legend('765.043','Location','southoutside');
